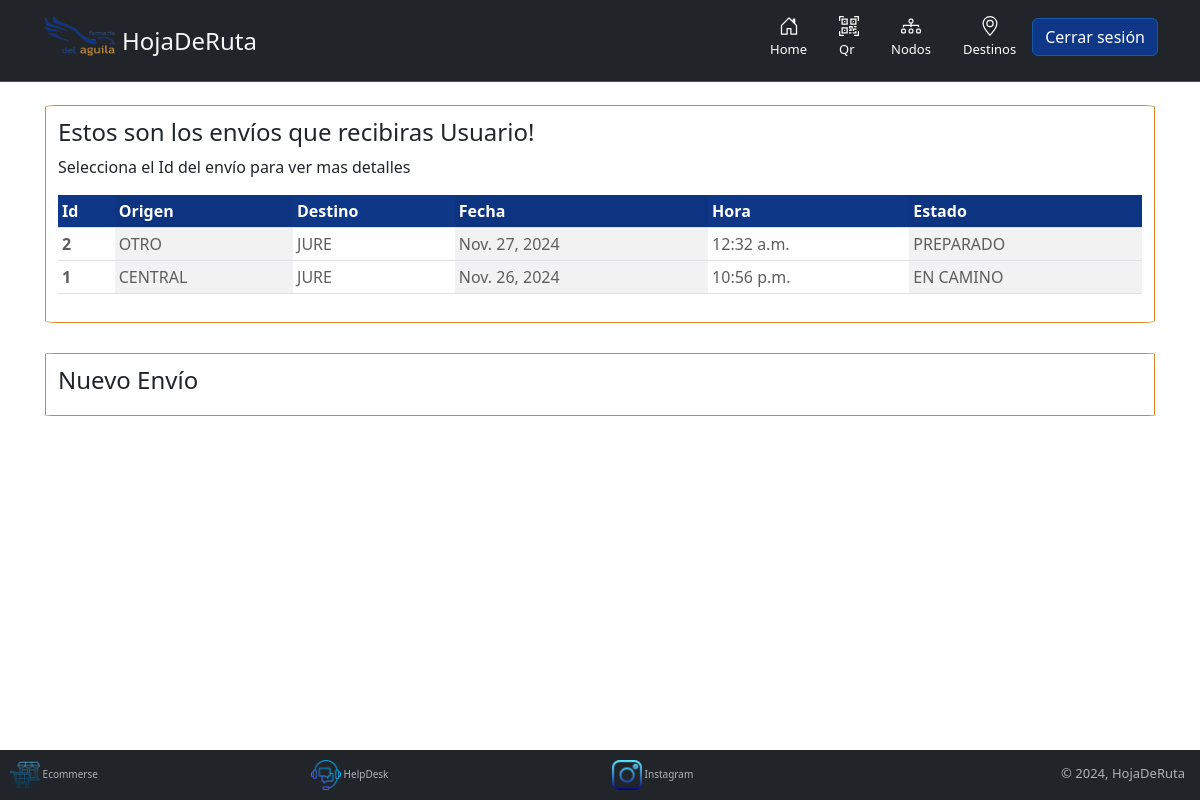
/para_recibir/ (signed in), run on the app's committed database.
### hojaderuta/models.py (models this page shows, shortened)
class Envio(models.Model):
    usuario= models.ForeignKey(User, on_delete=models.SET_NULL, null= True)
    origen = models.ForeignKey(Nodo, related_name='origen', on_delete=models.SET_NULL, null= True)
    otro_origen = models.ForeignKey(Destino, related_name='otro_origen', on_delete=models.SET_NULL, null= True, blank= True)
    estado = models.ForeignKey(Estado, on_delete=models.SET_NULL, null= True,)
    destino = models.ForeignKey(Nodo, related_name= 'destino', on_delete=models.SET_NULL, null= True)
    otro_destino = models.ForeignKey(Destino, related_name='otro_destino',  on_delete= models.SET_NULL, null= True, blank= True)
    descripcion = models.TextField(max_length=1000, help_text="Ingrese una breve descripción del envío.", null= False)
    fecha = models.DateField("Fecha de Creacion", null= True, blank=True, default= datetime.today().strftime("%Y-%m-%d"))
    hora = models.TimeField("Hora de Creacion", null= True, blank=True, default= time.strftime("%H:%M:%S", time.localtime()))
    class Meta:
        ordering = ["-id"]

### nodos/models.py (models this page shows, shortened)
class Nodo(models.Model):
    nombre  = models.CharField(max_length=30)
    calle = models.CharField(max_length=30)
    numero = models.IntegerField(null= False)
    localidad = models.CharField(max_length=30)
    NumTelefonoRegex = RegexValidator(regex=r"^\+?1?\d{8,15}$")
    telefono = models.CharField(validators=[NumTelefonoRegex], max_length=16, unique=True)
    mapa = models.ImageField(upload_to="mapa/%Y/%m/%d", blank=True, null=True)
    estado = models.ForeignKey(Estado, on_delete= models.SET_NULL, null= True)
    def __str__(self):
        return self.nombre

### estados/models.py (models this page shows, shortened)
class Estado(models.Model):
    nombre= models.CharField(max_length=30, null= False)
    color= models.CharField(max_length=30, null= True, blank= True)
    def __str__(self):
        return '%s' %self.nombre

### link/models.py (models this page shows, shortened)
class Links(models.Model):
    nombre = models.CharField(max_length=100, null= False)
    url = models.URLField(max_length= 100, null= False)
    icono = models.ImageField(upload_to="iconos/%Y/%m/%d", blank=True, null=True)
    estado = models.ForeignKey(Estado, on_delete= models.SET_NULL, null= True)

### hojaderuta/views.py (the view)
# urls.py: path('para_recibir/', views.para_recibir, name= 'para_recibir'),
def para_recibir(request):
    params['preparados'] = []
    params['en_camino'] = []
    if request.user.is_authenticated:
        params['nodos'] = Perfil.objects.filter( usuario= request.user)
        for nodo in params['nodos']:
            params['preparados'].append(Envio.objects.filter(destino= nodo.nodo.id).filter(estado = preparado))
            params['en_camino'].append(Envio.objects.filter(estado= en_camino).filter(destino = nodo.nodo.id))
    return render(request, 'hojaderuta/para_recibir.html', params )

### templates/hojaderuta/para_recibir.html (shortened to what this page needs)
{% extends "layout.html" %}
{% load static %}
{% block content %}
{% if user.is_authenticated %}
    <div class="row">
        <div class="col card-pos">
            <h4>Estos son los envíos que recibiras {{ user.get_username }}!</h4>
            <p>Selecciona el Id del envío para ver mas detalles </p>
            {% if preparados %}
                <div class="table-responsive">
                    <table class="table table-striped-columns table-sm">
                        <thead>
                            <tr>
                            <th scope="col" style="background-color: #0e3788; color: white;">Id</th>
                            <th scope="col" style="background-color: #0e3788; color: white;">Origen</th>
                            <th scope="col" style="background-color: #0e3788; color: white;">Destino</th>
                            <th scope="col" style="background-color: #0e3788; color: white;">Fecha</th>
                            <th scope="col" style="background-color: #0e3788; color: white;">Hora</th>
                            <th scope="col" style="background-color: #0e3788; color: white;">Estado</th>
                            </tr>
                        </thead>
                        <tbody>
                        {% for envios in preparados %}
                            {% for envio in envios %}
                            <tr>
                                <th style="color: rgb(94, 94, 94);" scope="row">{{ envio.id }}</th>
                                <td style="color: rgb(94, 94, 94);">{{ envio.origen }}</td>
                                <td style="color: rgb(94, 94, 94);">{{ envio.destino }}</td>
                                <td style="color: rgb(94, 94, 94);">{{ envio.fecha }}</td>
                                <td style="color: rgb(94, 94, 94);">{{ envio.hora }}</td>
                                <td style="color: rgb(94, 94, 94);">{{ envio.estado }}</td>
                            </tr>
                            {% endfor %}
                        {% endfor %}
                        {% for envios in en_camino %}
                            {% for envio in envios %}
                            <tr>
                                <th style="color: rgb(94, 94, 94);" scope="row">{{ envio.id }}</th>
                                <td style="color: rgb(94, 94, 94);">{{ envio.origen }}</td>
                                <td style="color: rgb(94, 94, 94);">{{ envio.destino }}</td>
                                <td style="color: rgb(94, 94, 94);">{{ envio.fecha }}</td>
                                <td style="color: rgb(94, 94, 94);">{{ envio.hora }}</td>
                                <td style="color: rgb(94, 94, 94);">{{ envio.estado }}</td>
                            </tr>
                            {% endfor %}
                        {% endfor %}
                        </tbody>
                    </table>
                </div>
            {% else %}
                <p>No tienes pedidos PREPARADOS para enviar desde tus nodos asignados.</p>
            {% endif %}
        </div>
    </div>
    <div class="row">
        <div class="col card-pos">
            <h4>Nuevo Envío</h4>
        </div>
    </div>
{% else %}
    {% include "login-register.html" %}
{% endif %}
{% endblock %}

### templates/footer.html
<div class="row">
	{% if user.is_authenticated %}
	<div class="col-sm-12 col-md-8 col-xl-9 col-xxl-9">
		<div class="row">
		{% for link in links %}
			<div class="col	">
				<a class="text-decoration-none" href="{{ link.url }}">
					<img src="/media/{{ link.icono }}" width="30" height="30">
					<span class="text-body-secondary">{{ link.nombre }}</span>
				</a>
			</div>
		{% endfor %}
		</div>
	</div>
	{% endif %}
	<div class="col-sm-12 col-md-4 col-xl-3 col-xxl-3 text-end">
		<span class="text-body-secondary" style="padding-right: 5px; font-size: small;">&copy; 2024, HojaDeRuta</span>
	</div>
</div>

### static_dev/css/main.css (style rules this page uses)
html { min-height: 100%; position: relative; }
body { margin: 0; margin-bottom: 80px; }
a { font-size: 10px; }
.card-pos { padding: 12px; margin: 15px; border: 1px solid #d88724; border-radius: 1%; }

### data on the page
Envio: id "2", origen "OTRO", destino "JURE", fecha "Nov. 27, 2024", hora "12:32 a.m.", estado "PREPARADO"
Envio: id "1", origen "CENTRAL", destino "JURE", fecha "Nov. 26, 2024", hora "10:56 p.m.", estado "EN CAMINO"
Links: icono (picture), nombre "Ecommerse"
Links: icono (picture), nombre "HelpDesk"
Links: icono (picture), nombre "Instagram"

### other printed values
{{ user.get_username }} "Usuario"
